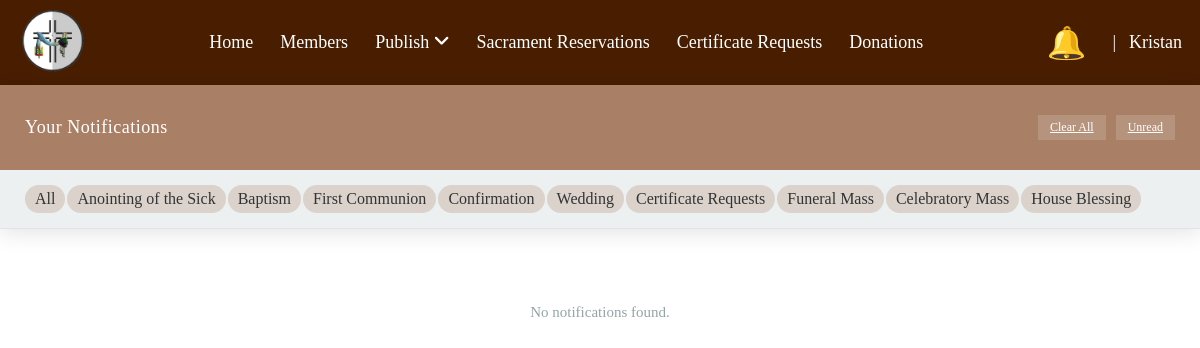
/private/notification/admin_notif.php (signed in), run on an earlier commit of the app's database.
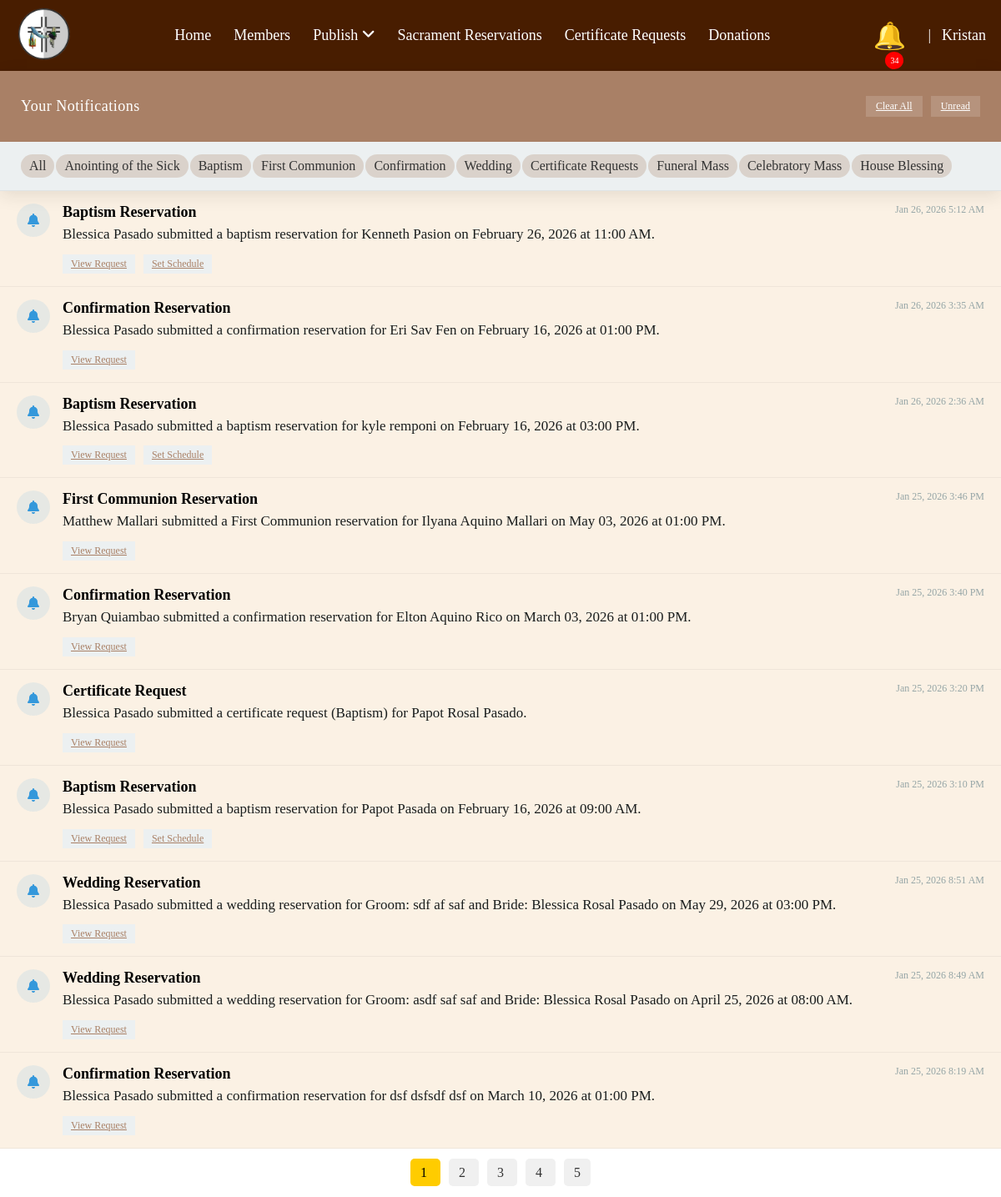
And on a later commit of the database.
### tables this page shows
CREATE TABLE `admin_notifications` (
  `id` int(11) NOT NULL,
  `sacrament` varchar(40) DEFAULT NULL,
  `service` varchar(20) DEFAULT NULL,
  `reference_id` int(11) NOT NULL,
  `title` varchar(150) NOT NULL,
  `message` text NOT NULL,
  `status` enum('Unread','Read') DEFAULT 'Unread',
  `created_at` timestamp NOT NULL DEFAULT current_timestamp()
);

### private/notification/admin_notif.php (the view, shortened to what this page needs)
<?php
require_once '../conn.php';
$admin_name = !empty($_SESSION['givenname']) ? $_SESSION['givenname'] : $_SESSION['username'];
$unreadCount = 0;
if (isset($_SESSION['user_id'])) {
    $stmt = $conn->prepare("SELECT COUNT(*) AS cnt FROM admin_notifications WHERE status = 'Unread'");
    $stmt->execute();
    $result = $stmt->get_result()->fetch_assoc();
    $unreadCount = $result['cnt'] ?? 0;
}
$limit  = 10;
$page   = isset($_GET['page']) ? max(1, (int)$_GET['page']) : 1;
$offset = ($page - 1) * $limit;
$where  = "WHERE 1=1";
$params = [];
$types  = "";
$countSql = "
    SELECT COUNT(*) AS total
    FROM admin_notifications n
    $where
";
$stmt = $conn->prepare($countSql);
$stmt->execute();
$total = (int)$stmt->get_result()->fetch_assoc()['total'];
$totalPages = ceil($total / $limit);
$sql = "
SELECT
    n.id,
    n.sacrament,
    n.reference_id,
    n.title,
    n.message,
    n.status AS notif_status,
    n.created_at,
    COALESCE(
        b.status, fc.status, c.status, w.status,
        a.status, cr.certificate_status,
        ce.status, f.status, hb.status
    ) AS reservation_status
FROM admin_notifications n
LEFT JOIN baptisms b ON n.sacrament='Baptism' AND n.reference_id=b.id
LEFT JOIN first_communion fc ON n.sacrament='First Communion' AND n.reference_id=fc.id
LEFT JOIN confirmations c ON n.sacrament='Confirmation' AND n.reference_id=c.id
LEFT JOIN weddings w ON n.sacrament='Wedding' AND n.reference_id=w.id
LEFT JOIN anointing_of_sick_requests a ON n.sacrament='Anointing of the Sick' AND n.reference_id=a.id
LEFT JOIN certificate_request cr ON n.sacrament='Certificate Request' AND n.reference_id=cr.cert_req_id
LEFT JOIN celebratory ce ON n.sacrament='Celebratory Mass' AND n.reference_id=ce.id
LEFT JOIN funerals f ON n.sacrament='Funeral' AND n.reference_id=f.id
LEFT JOIN house_blessings hb ON n.sacrament='House Blessing' AND n.reference_id=hb.id
$where
ORDER BY n.created_at DESC
LIMIT ? OFFSET ?
";
$typesFetch  = $types . "ii";
$paramsFetch = [...$params, $limit, $offset];
$stmt = $conn->prepare($sql);
$stmt->bind_param($typesFetch, ...$paramsFetch);
$stmt->execute();
$result = $stmt->get_result();
$viewLinks = [
    'Baptism'             => '../sacraments/baptism/s_baptism_view.php?id=',
    'First Communion'     => '../sacraments/first_communion/s_first_comm_view.php?id=',
    'Confirmation'        => '../sacraments/confirmation/s_confirmation_view.php?id=',
    'Wedding'             => '../sacraments/wedding/s_wedding_view.php?id=',
    'Anointing of the Sick'=> '../sacraments/anointing_of_the_sick/s_anointing_view.php?id=',
    'Certificate Request' => '../certificates/certificate_view.php?id=',
    'Celebratory Mass'         => '../celebratory/s_celebratory_view.php?id=',
    'Funeral'             => '../funeral/s_funeral_view.php?id=',
    'House Blessing'      => '../house_blessing/s_house_blessing_view.php?id='
];
?>
<?php
$currentSacrament = $_GET['sacrament'] ?? '';
?>
<!DOCTYPE html>
<html lang="en">
<head>
<link rel="stylesheet" href="admin_notif.css">
 <link rel="stylesheet" href="https://cdnjs.cloudflare.com/ajax/libs/font-awesome/6.4.0/css/all.min.css">
<link rel="stylesheet" href="../../stylesheets/private/navbar_updated.css" />
<link rel="icon" type="image/x-icon" href="../../stylesheets/assets/favicon.ico">
</head>
<body style="margin:0;">
<header class="custom-header">
<nav class="navbar custom-navbar">
    <div class="nav-left">
        <a href="dashboard.php">
            <img src="../santa krus logo.png"
                 alt="Parish Logo"
                 class="logo">
        </a>
    </div>
    <ul class="nav-links nav-center">
        <li><a href="../dashboard.php">Home</a></li>
        <li><a href="../stk/members.php">Members</a></li>
        <li class="li-dropdown">
            <a href="#">
                Publish <i class="fa-solid fa-angle-down"></i>
            </a>
        </li>
        <li><a href="../sacraments/sacrament_dashboard.php">Sacrament Reservations</a></li>
        <li><a href="../sacraments/certificate_req/certificate_request.php">Certificate Requests</a></li>
        <li><a href="../donations.php">Donations</a></li>
    </ul>
    <div class="nav-right">
        <ul class="nav-links">
            <li class="nav-notification">
                <a href="#">
                    <span class="bell">&#128276;</span>
                    <?php if (!empty($unreadCount) && $unreadCount > 0): ?>
                        <span class="badge"><?= $unreadCount ?></span>
                    <?php endif; ?>
                </a>
            </li>
            <li class="divider">|</li>
            <li class="li-dropdown">
                <a href="#" style="margin-right: -10px;"><?= htmlspecialchars($admin_name) ?></a>
            </li>
        </ul>
    </div>
</nav>
</header>
<div class="dashboard-container">
    <div class="dashboard-header">
        <h1>Your Notifications</h1>
        <div class="dashboard-filter">
            <a href="admin_notif.php?clear=all" class="filter-btn">Clear All</a>
            <a href="admin_notif.php?unread=1" class="filter-btn">Unread</a>
        </div>
    </div>
    <div class="summary-bar">
        <a href="admin_notif.php"
        class="summary-item">
            All
        </a>
        <a href="admin_notif.php?sacrament=Anointing%20of%20the%20Sick"
        class="summary-item <?= $currentSacrament==='Anointing of the Sick' ? 'active' : '' ?>">
            Anointing of the Sick
        </a>
        <a href="admin_notif.php?sacrament=Baptism"
        class="summary-item <?= $currentSacrament==='Baptism' ? 'active' : '' ?>">
            Baptism
        </a>
        <a href="admin_notif.php?sacrament=First%20Communion"
        class="summary-item <?= $currentSacrament==='First Communion' ? 'active' : '' ?>">
            First Communion
        </a>
        <a href="admin_notif.php?sacrament=Confirmation"
        class="summary-item <?= $currentSacrament==='Confirmation' ? 'active' : '' ?>">
            Confirmation
        </a>
        <a href="admin_notif.php?sacrament=Wedding"
        class="summary-item <?= $currentSacrament==='Wedding' ? 'active' : '' ?>">
            Wedding
        </a>
        <a href="admin_notif.php?sacrament=Certificate%20Request"
        class="summary-item <?= $currentSacrament==='Certificate Request' ? 'active' : '' ?>">
            Certificate Requests
        </a>
        <a href="admin_notif.php?sacrament=Funeral"
        class="summary-item <?= $currentSacrament==='Funeral' ? 'active' : '' ?>">
            Funeral Mass
        </a>
        <a href="admin_notif.php?sacrament=Celebratory%20Mass"
        class="summary-item <?= $currentSacrament==='Celebratory Mass' ? 'active' : '' ?>">
            Celebratory Mass
        </a>
        <a href="admin_notif.php?sacrament=House%20Blessing"
        class="summary-item <?= $currentSacrament==='House Blessing' ? 'active' : '' ?>">
            House Blessing
        </a>
    </div>
    </div>
    <div class="alerts-container">
    <?php if ($result->num_rows === 0): ?>
        <div class="no-alerts"><p>No notifications found.</p></div>
    <?php endif; ?>
    <?php while ($row = $result->fetch_assoc()):
        $isUnread = $row['notif_status'] === 'Unread';
        $viewUrl  = ($viewLinks[$row['sacrament']] ?? '#') . $row['reference_id'];
        $showAction = in_array($row['sacrament'], ['Baptism','First Communion','Confirmation','Wedding','Anointing of the Sick'])
                      && $row['reservation_status'] === 'Accepted';
        $actionLink = match ($row['sacrament']) {
            'Wedding' => 'wedding_rehearsal_schedule.php',
            'Anointing of the Sick' => 'anointing_sick_schedule.php',
            default => 'rehearsal_schedule.php'
        };
        $alertCls = $isUnread ? 'alert-new unread' : 'read';
    ?>
    <div class="alert alert-info <?= $alertCls ?>" data-id="<?= $row['id'] ?>">
        <div class="alert-icon"><i class="fa-solid fa-bell"></i></div>
        <div class="alert-content">
            <div class="alert-title">
                <?= htmlspecialchars($row['title']) ?>
                <span class="alert-time">
                    <?= date('M j, Y g:i A', strtotime($row['created_at'])) ?>
                </span>
            </div>
            <div class="alert-message">
                <?= $row['message'] ?>
            </div>
            <div class="alert-actions">
                <a href="<?= $viewUrl ?>" class="alert-btn primary-action">
                    View Request
                </a>
                <?php if ($showAction): ?>
                <a href="<?= $actionLink ?>?sacrament=<?= urlencode($row['sacrament']) ?>&id=<?= $row['reference_id'] ?>"
                   class="alert-btn primary-action">
                    Set Schedule
                </a>
                <?php endif; ?>
            </div>
        </div>
    </div>
    <?php endwhile; ?>
    </div>
    <?php if ($totalPages > 1): ?>
    <div class="pagination">
        <?php for ($i = 1; $i <= $totalPages; $i++): ?>
            <a href="?page=<?= $i ?>" class="<?= $i === $page ? 'active' : '' ?>">
                <?= $i ?>
            </a>
        <?php endfor; ?>
    </div>
    <?php endif; ?>
</body>
</html>

### private/notification/admin_notif.css (style rules this page uses)
:root { --notif-primary: #a98066; --secondary: #34495e; --success: #27ae60; --warning: #f39c12; --danger: #e74c3c; --info: #3498db; --light: #ecf0f1; --dark: #1a252f; --shadow: rgba(0, 0, 0, 0.1); --transition: all 0.3s ease; }
.dashboard-container { width: 100%; height: 100%; background-color: white; box-shadow: 0 5px 20px var(--shadow); overflow: hidden; position: relative; }
.dashboard-header { background-color: var(--notif-primary); color: white; padding: 20px 25px; display: flex; justify-content: space-between; align-items: center; }
.dashboard-header h1 { font-size: 18px; font-weight: 500; letter-spacing: 0.5px; }
.dashboard-filter { display: flex; gap: 10px; align-items: center; }
.filter-btn { background: rgba(255, 255, 255, 0.15); border: none; color: white; padding: 5px 12px; border-radius: var(--radius); font-size: 12px; cursor: pointer; transition: var(--transition); }
.alerts-container { padding: 0; overflow-y: auto; }
.alert { padding: 15px 20px; margin: 0; border-bottom: 1px solid rgba(0, 0, 0, 0.05); display: flex; align-items: flex-start; position: relative; opacity: 1; transform: translateY(0); transition: var(--transition); overflow: hidden; }
.alert-icon { width: 40px; height: 40px; border-radius: 50%; display: flex; align-items: center; justify-content: center; margin-right: 15px; flex-shrink: 0; }
.alert-content { flex-grow: 1; }
.alert-title { font-size: 18px; font-weight: 600; margin-bottom: 4px; display: flex; justify-content: space-between; }
.alert-time { font-size: 12px; color: #95a5a6; font-weight: normal; }
.alert-message { font-size: 17px; line-height: 1.4; color: #1a1e1e; }
.alert-actions { display: flex; gap: 10px; margin-top: 12px; }
.alert-btn { border: none; background: none; font-size: 12px; font-weight: 500; padding: 4px 10px; border-radius: var(--radius); cursor: pointer; transition: var(--transition); }
.primary-action { background-color: var(--light); color: var(--notif-primary); }
.alert-info .alert-icon { background-color: rgba(52, 152, 219, 0.1); color: var(--info); }
.summary-bar { display: flex; padding: 15px 25px; background-color: var(--light); border-bottom: 1px solid rgba(0, 0, 0, 0.05); }
.summary-item { text-decoration: none; background: #a9806645; color: #333; border-radius: 27px; display: flex; padding: 5px 10px; margin-right: 2px; }
.alert-new { animation: slideInFromTop 0.4s ease forwards; background-color: rgba(221, 140, 35, 0.12); }
.pagination { margin: 20px 0; text-align: center; }
.pagination a { margin: 0 5px; padding: 8px 12px; text-decoration: none; background: #f0f0f0; color: #333; border-radius: 5px; }
.pagination a.active { background: #ffcc00; color: #000; }
.no-alerts { padding: 60px 20px; text-align: center; color: #95a5a6; }
.no-alerts p { font-size: 15px; }

### stylesheets/private/navbar_updated.css (style rules this page uses)
header.custom-header nav.custom-navbar { all: unset; display: flex; align-items: center; justify-content: space-between; background-color: #481d00; padding: 0 24px; height: 85px; font-family: inherit; font-size: 18px; }
header.custom-header .nav-left { display: flex; align-items: center; }
header.custom-header .logo { height: 75px; margin-left: -9px; }
header.custom-header ul.nav-links { list-style: none; display: flex; align-items: center; gap: 19px; margin: 0; padding: 0; }
header.custom-header ul.nav-center { flex: 1; justify-content: center; }
header.custom-header ul.nav-links > li > a { text-decoration: none; color: #ffffff; font-weight: 500; padding: 8px 4px; display: inline-block; }
header.custom-header .nav-right { display: flex; align-items: center; }
header.custom-header .divider { color: white; margin: 0 10px; margin-right: -10px; }
header.custom-header .nav-notification { position: relative; }
header.custom-header .bell { font-size: 2rem; margin-right: -7px; }
header.custom-header .badge { position: absolute; left: 19px; background: red; color: white; font-size: 10px; padding: 5px 6px; border-radius: 50%; }
header.custom-header .li-dropdown { position: relative; }
header.custom-header nav.custom-navbar *, header.custom-header nav.custom-navbar *::before, header.custom-header nav.custom-navbar *::after { box-sizing: border-box; }

What changed in the data, as far as the page shows it:
added admin_notifications: title "Baptism Reservation", created_at "Jan 26, 2026 5:12 AM", message "Blessica Pasado submitted a baptism reservation for Kenneth Pasion on February 26, 2026 at 11:00 AM."
added admin_notifications: title "Confirmation Reservation", created_at "Jan 26, 2026 3:35 AM", message "Blessica Pasado submitted a confirmation reservation for Eri Sav Fen on February 16, 2026 at 01:00 PM."
added admin_notifications: title "Baptism Reservation", created_at "Jan 26, 2026 2:36 AM", message "Blessica Pasado submitted a baptism reservation for kyle remponi on February 16, 2026 at 03:00 PM."
added admin_notifications: title "First Communion Reservation", created_at "Jan 25, 2026 3:46 PM", message "Matthew Mallari submitted a First Communion reservation for Ilyana Aquino Mallari on May 03, 2026 at 01:00 PM."
added admin_notifications: title "Confirmation Reservation", created_at "Jan 25, 2026 3:40 PM", message "Bryan Quiambao submitted a confirmation reservation for Elton Aquino Rico on March 03, 2026 at 01:00 PM."
added admin_notifications: title "Certificate Request", created_at "Jan 25, 2026 3:20 PM", message "Blessica Pasado submitted a certificate request (Baptism) for Papot Rosal Pasado."
added admin_notifications: title "Baptism Reservation", created_at "Jan 25, 2026 3:10 PM", message "Blessica Pasado submitted a baptism reservation for Papot Pasada on February 16, 2026 at 09:00 AM."
added admin_notifications: title "Wedding Reservation", created_at "Jan 25, 2026 8:51 AM", message "Blessica Pasado submitted a wedding reservation for Groom: sdf af saf and Bride: Blessica Rosal Pasado on May 29, 2026 at 03:00 PM."
added admin_notifications: title "Wedding Reservation", created_at "Jan 25, 2026 8:49 AM", message "Blessica Pasado submitted a wedding reservation for Groom: asdf saf saf and Bride: Blessica Rosal Pasado on April 25, 2026 at 08:00 AM."
added admin_notifications: title "Confirmation Reservation", created_at "Jan 25, 2026 8:19 AM", message "Blessica Pasado submitted a confirmation reservation for dsf dsfsdf dsf on March 10, 2026 at 01:00 PM."
Also different on the page:
$unreadCount: (not shown) → "34"
new list line: "1"
new list line: "2"
new list line: "3"
new list line: "4"
new list line: "5"
text no longer shown: "No notifications found."
